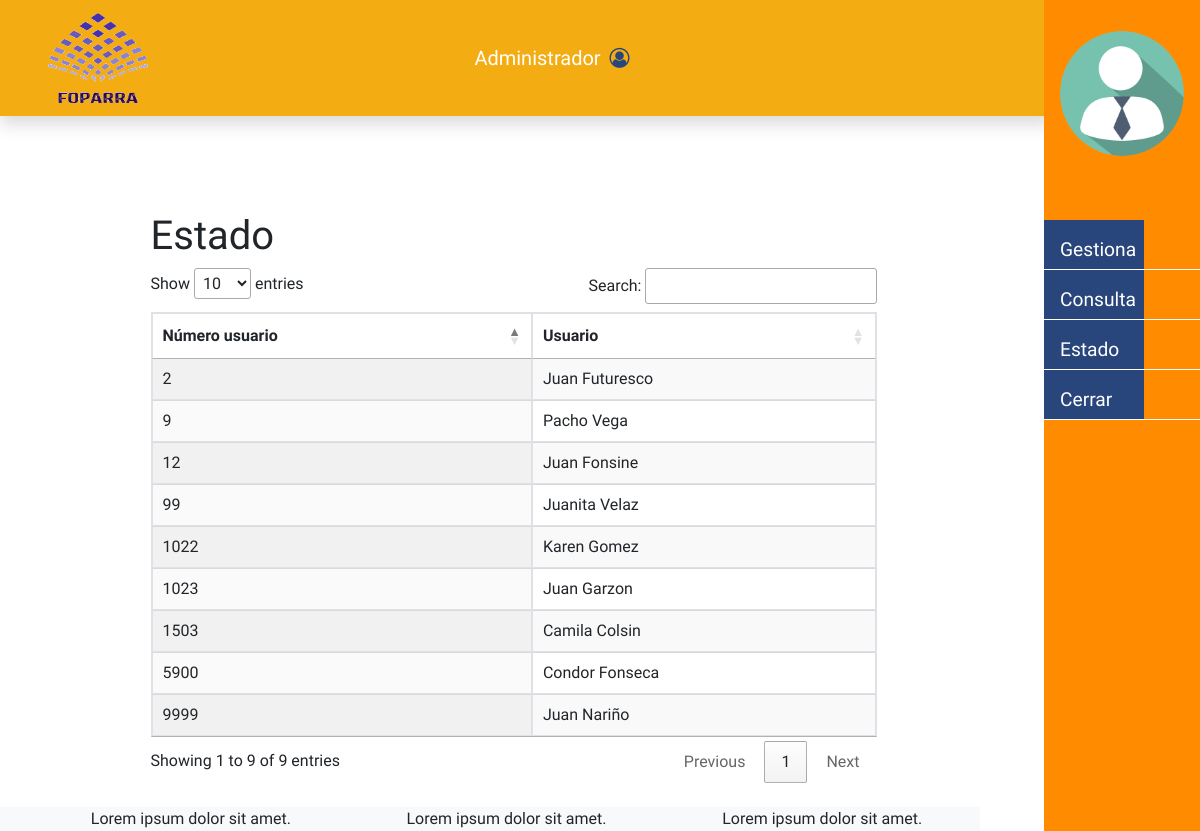
/public/administrador/mostrarUsuarios (signed in), run on the app's committed database.
### tables this page shows
CREATE TABLE `usuario` (
  `idusuario` int(11) NOT NULL,
  `dni` varchar(45) NOT NULL,
  `fecha_nacimiento` date DEFAULT NULL,
  `nombre` varchar(45) DEFAULT NULL,
  `apellido` varchar(45) DEFAULT NULL,
  `direccion` varchar(45) DEFAULT NULL,
  `telefono` varchar(45) DEFAULT NULL,
  `correo` varchar(45) DEFAULT NULL,
  `contrasenia` varchar(45) DEFAULT NULL,
  `_token` varchar(100) DEFAULT NULL,
  `rol_idrol` int(11) NOT NULL,
  `tipo_documento` int(11) NOT NULL
);

### app/lib/Controller.php (called while the page is built, shortened)
<?php
class Controller
{
	 public function viewIntern($cabecera, $view, $data=[], $title= '')
	 {
		require_once '../app/views/all/header.php';
		require_once '../app/views/'.$cabecera.'.php';
	 	require_once '../app/views/'.$view.'.php';
	 	require_once '../app/views/all/footer.php';
	 }
	 public function model($model)
	 {
	 	$model=ucwords($model).'Model';
	 	return new $model();
	 }
}
 ?>

### app/controllers/Administrador.php (called while the page is built, shortened)
<?php
 class Administrador extends Controller
 {
	 private $model;
	function __construct()
 	{
		$this->model=parent::model('administrador');
	}
	public function mostrarUsuarios()
	{
		$data=$this->model->consultU();
		parent::viewIntern('administrador/index', 'administrador/usuario', $data);
	}
 }
 ?>

### app/lib/Core.php (called while the page is built, shortened)
<?php
class Core
{
	function __construct()
	{
		$this->m='index';
		$url = isset($_REQUEST['url']) ? explode('/', $_REQUEST['url']) : null ;
		if (isset($url[0])) {
			if (file_exists('../app/controllers/'.$url[0].'.php')) {
				unset($url[0]);
			}
		}
		$this->c=new $this->c();
		if (isset($url[1])) {
			if (method_exists($this->c, $url[1])){
				$this->m=$url[1];
				unset($url[1]);
			}
		}
		$this->p=$url?array_values($url):[];
		call_user_func_array([$this->c, $this->m], $this->p);
	}
}
 ?>

### public/index.php (called while the page is built)
<?php
require_once '../app/index.php';
$core=new Core();
 ?>

### app/lib/Database.php (called while the page is built, shortened)
<?php
class Database
{
	private $conexion;
	private $resultado;
	function __construct()
	{
		try {
			$this->conexion=new PDO('mysql:host=localhost;dbname=foparra1;charset=utf8','root','');
		} catch (PDOException $e) {
			die($e->getMessage());
		}
	}
	public function query($sql='')
	{
		$this->resultado=$this->conexion->prepare($sql);
	}
	public function execute()
	{
		$this->resultado->execute();
	}
	public function showAll()
	{
		return $this->resultado->fetchAll(PDO::FETCH_OBJ);
	}
}
 ?>

### app/models/AdministradorModel.php (called while the page is built, shortened)
<?php
class AdministradorModel extends UsuarioModel
{
	public function consultU(){
		$this->db->query("SELECT * FROM usuario");
		$this->db->execute();
		return $this->db->showAll();
	}
}
 ?>

### app/models/UsuarioModel.php (called while the page is built, shortened)
<?php
class UsuarioModel
{
	function __construct()
 	{
 		$this->db=new Database();
 	}
}
 ?>

### app/views/administrador/usuario.php (the view)
<div class="contenedor-fluid">
        <div class="row p-5">
            <div class="col-1"></div>
            <div class="col-8 mt-5 mx-2">
            <h1 class="display-5 mb-2">Estado</h1>
            <table id="table_id" class='display table table-fluid table table-bordered table-white table-hover'>
               <thead class="thead-inverse">
                   <tr>
                       <th>Número usuario</th>
                       <th>Usuario</th>
                   </tr>
                   </thead>
                   <tbody>
                   <?php foreach($data as $fila):?>
                       <tr>
                           <td scope="row"><?=$fila->dni;?></td>
                           <td><?=$fila->nombre.' '.$fila->apellido;?></td>
                       </tr>
                    <?php endforeach;?>
                   </tbody>
           </table>
        </div>
    </div>
</div>

### app/views/all/header.php (shortened to what this page needs)
<!doctype html>
<html lang="en">
  <head>
    <link rel="stylesheet" href="https://stackpath.bootstrapcdn.com/bootstrap/4.1.2/css/bootstrap.min.css">
    <link rel="stylesheet" href="<?php echo RUTA_URL?>/css/app.css">
    <link rel="stylesheet" href="<?php echo RUTA_URL?>/css/emple.css">
    <link rel="stylesheet" href="https://maxcdn.bootstrapcdn.com/font-awesome/4.7.0/css/font-awesome.min.css">
    <link rel="stylesheet" type="text/css" href="https://cdn.datatables.net/1.10.19/css/jquery.dataTables.min.css"/>
  </head>
  <body>

### app/views/administrador/index.php (shortened to what this page needs)
<div class="container-fluid">
    <div class="menu">
    <nav id="navV">
        <ul>
        <div class="w-100 d-flex align-items-center">
            <img src="<?=RUTA_URL?>img/icn1.png" class="mx-auto mb-5 rounded-circle" id="vendedor" alt="">
        </div>
            <li class="mt-3">
                <div class="barra">
                <a href="#" rel="noopener noreferrer">Gestiona</a>
                </div>
            </li>
                     <li>
                <div class="barra">
                  <a rel="noopener noreferrer" title="Cambiar estado" class="mr-0 pr-0">Consulta<a href="<?=RUTA_URL?>administrador/mostrarUsuarios"><i class="mx-0 px-0 fa fa-thumbs-o-up" aria-hidden="true"></i></a></a>
                </div>
            </li>
            <li>
                <div class="barra">
                  <a rel="noopener noreferrer" title="Cambiar estado">Estado   <a href="<?=RUTA_URL?>administrador/MActualizarE"><i class="fa fa-circle-o-notch" aria-hidden="true"></i></a></a>
                </div>
            </li>
            <li>
                <div class="barra cerrar">
                <a href="<?php echo RUTA_URL?>index/cerrarSesion" >Cerrar   <a href=""><i class="fa fa-close" aria-hidden="true"></i></a></a>
                </div>
            </li>
        </ul>
    </nav>
    </div>
    <div class="contenedor-fluid">
        <div class="row">
            <div class="col-11 p-0">
                <nav class="navbar navbar-expand-sm navbar-light bg-light px-5 mr-5 shadow" id="menu">
                    <img src="<?php echo RUTA_URL?>img/foparra 2.png" id="logo" class="navbar-brand mr-0">
                    <div class="collapse navbar-collapse pr-5" id="collapsibleNavId">
                         <a class="navbar-brand m-auto text-white" href="<?=RUTA_URL?>administrador/mostrarMenu" id="lema">Administrador <i class="fa fa-user-circle-o pl-1" aria-hidden="true" id="icon-ven"></i></a>
                    </div>
                </nav>
            </div>
        </div>
    </div>
    <div class="contenedor-fluid fixed-bottom">
        <div class="row">
            <div class="col-10 text-center ">
                    <div class="row  w-100 navbar-light bg-light">
                        <div class="col ml-5">
                        Lorem ipsum dolor sit amet.
                        </div>
                        <div class="col">
                        Lorem ipsum dolor sit amet.
                        </div>
                        <div class="col">
                        Lorem ipsum dolor sit amet.
                        </div>
                    </div>
            </div>
        </div>
    </div>
</div>

### app/views/all/footer.php (shortened to what this page needs)
  </body>
</html>

### public/css/app.css (style rules this page uses)
* { margin:0px; padding: 0px; }
#menu { background-color: rgb(243, 172, 18)!important; ; }
#menu a { color: white!important; border-bottom: 2px; }
#lema { font-weight: 500; }

### public/css/emple.css (style rules this page uses)
#navV ul { margin-top: 80%; list-style: none; display: block; }
#navV ul li { width: 100%; height: 50px; border-bottom: 1px solid #fff; overflow: hidden; }
#navV ul li a { position: relative; padding: 16px; padding-right: 25px; float:left; font-size: 1.2em; color:white; text-decoration: none; }

### app/views/all/header.php (style rules this page uses)
* { font-family: 'Indie Flower', cursive; }
#logo { width:5em; height:5em; }

### app/views/administrador/index.php (style rules this page uses)
#navV { position: fixed!important; z-index: 15; left: 87%; width: 13%!important; height: 100%!important; background-color: darkorange!important; }
#navV ul { margin-top: 20%; list-style: none; display: block; }
#vendedor { width:80%; }
#icon-ven { color: rgb(41, 70, 124)!important; }
.barra { width: 100px; height: 100px; background-color: rgb(41, 70, 124)!important; -webkit-transition: width 2s; }

### data on the page
usuario: dni "1023", nombre "Juan", apellido "Garzon"
usuario: dni "1503", nombre "Camila", apellido "Colsin"
usuario: dni "9999", nombre "Juan", apellido "Nariño"
usuario: dni "5900", nombre "Condor", apellido "Fonseca"
usuario: dni "2", nombre "Juan", apellido "Futuresco"
usuario: dni "12", nombre "Juan", apellido "Fonsine"
usuario: dni "99", nombre "Juanita", apellido "Velaz"
usuario: dni "1022", nombre "Karen", apellido "Gomez"
usuario: dni "9", nombre "Pacho", apellido "Vega"
